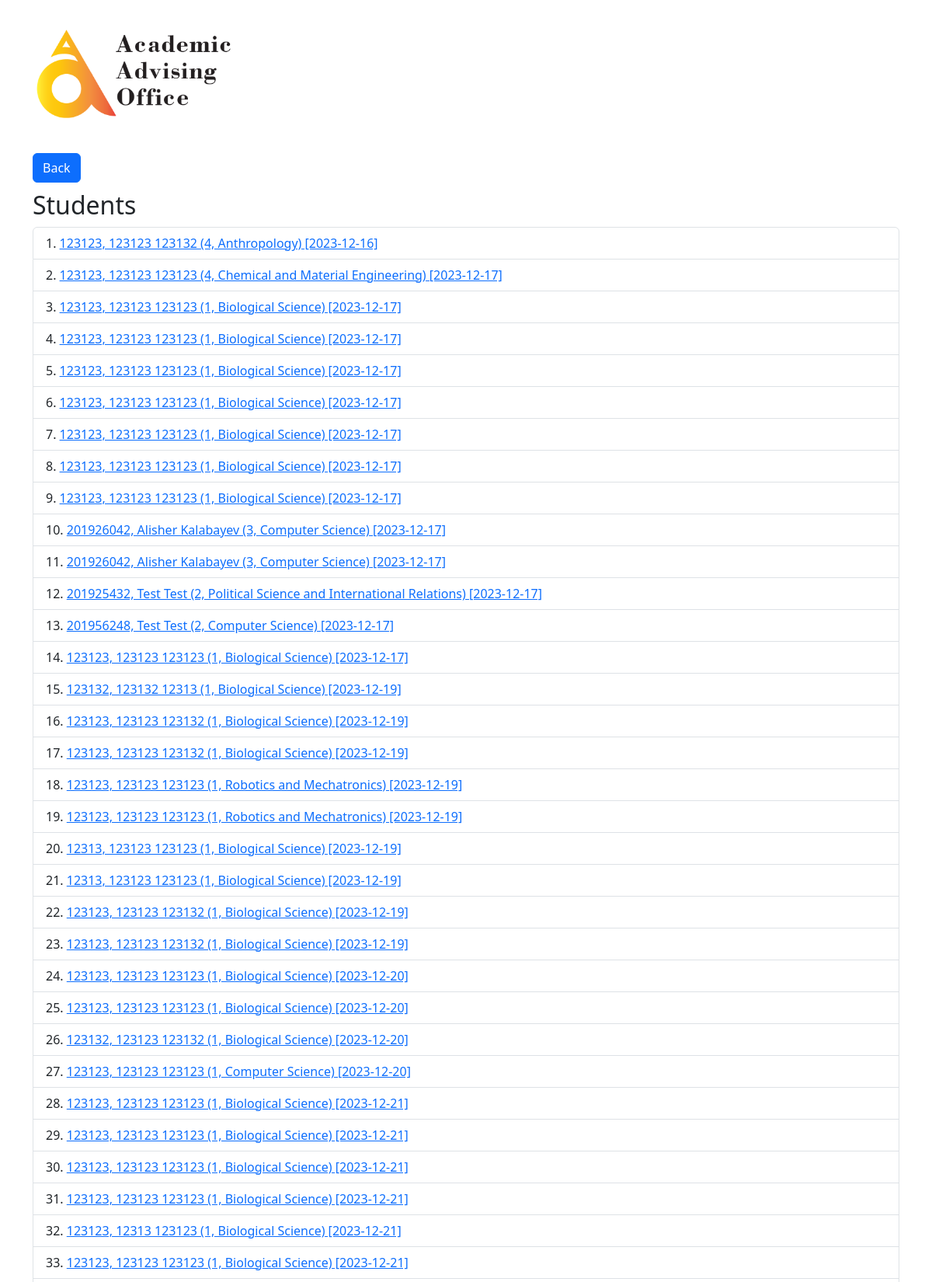
Screenshot of /student_list/ (signed in, upper part) with the database file from the repository.
### DegreeAudit/models.py (models this page shows)
class StudentInfo(models.Model):
    created_date = models.DateField(default=timezone.now)
    student_id = models.CharField(max_length=9, null=False)
    student_name = models.CharField(max_length=200, null=False)
    student_surname = models.CharField(max_length=200, null=False)
    student_study_year = models.IntegerField(null=False)
    adviser = models.ForeignKey(User, on_delete=models.CASCADE)
    major = models.ForeignKey(UGMajor, on_delete=models.CASCADE)
    def __str__(self):
        return (f"{self.student_id}, {self.student_name} {self.student_surname} "
                f"({self.student_study_year}, {self.major}) [{self.created_date}]")
    class Meta:
        db_table = "da_student_info"

class UGMajor(models.Model):
    name = models.CharField(max_length=500, null=False)
    def __str__(self):
        return self.name
    class Meta:
        db_table = "da_ug_major"

### DegreeAudit/views.py (the view)
# urls.py: path('student_list/', views.student_list, name="student_list"),
@login_required
def student_list(request):
    students = StudentInfo.objects.all()
    back = ('<br> '
            '<a href="/admin" class="btn btn-primary" style="margin-bottom: 10px">Back</a>')
    return render(request, "students_list.html", context={"students": students, "logo": logo, "back": back})

### templates/students_list.html (shortened to what this page needs)
{% extends 'base.html' %}
{% block head %}
    {% load bootstrap5 %}
    {% bootstrap_css %}
{% endblock %}
{% block body %}
	<div class="container">
        <a href="https://aao.nu.edu.kz/">
            {{ logo|safe }}
        </a>
        {{ back|safe }}
        <h2>Students</h2>
        <ol class="list-group list-group-numbered">
            {% for student in students %}
                <li class="list-group-item"><a href="student/{{ student.id }}">{{ student }}</a></li>
            {% endfor %}
        </ol>
    </div>
{% endblock %}

### rows the page displays
StudentInfo: student+student_name+student_surname "123123, 123123 123132 (4, Anthropology) [2023-12-16]"
StudentInfo: student+student_name+student_surname "123123, 123123 123123 (4, Chemical and Material Engineering) [2023-12-17]"
StudentInfo: student+student_name+student_surname "123123, 123123 123123 (1, Biological Science) [2023-12-17]"
StudentInfo: student+student_name+student_surname "123123, 123123 123123 (1, Biological Science) [2023-12-17]"
StudentInfo: student+student_name+student_surname "123123, 123123 123123 (1, Biological Science) [2023-12-17]"
StudentInfo: student+student_name+student_surname "123123, 123123 123123 (1, Biological Science) [2023-12-17]"
StudentInfo: student+student_name+student_surname "123123, 123123 123123 (1, Biological Science) [2023-12-17]"
StudentInfo: student+student_name+student_surname "123123, 123123 123123 (1, Biological Science) [2023-12-17]"
StudentInfo: student+student_name+student_surname "123123, 123123 123123 (1, Biological Science) [2023-12-17]"
StudentInfo: student+student_name+student_surname "201926042, Alisher Kalabayev (3, Computer Science) [2023-12-17]"
StudentInfo: student+student_name+student_surname "201926042, Alisher Kalabayev (3, Computer Science) [2023-12-17]"
StudentInfo: student+student_name+student_surname "201925432, Test Test (2, Political Science and International Relations) [2023-12-17]"
StudentInfo: student+student_name+student_surname "201956248, Test Test (2, Computer Science) [2023-12-17]"
StudentInfo: student+student_name+student_surname "123123, 123123 123123 (1, Biological Science) [2023-12-17]"
StudentInfo: student+student_name+student_surname "123132, 123132 12313 (1, Biological Science) [2023-12-19]"
StudentInfo: student+student_name+student_surname "123123, 123123 123132 (1, Biological Science) [2023-12-19]"
StudentInfo: student+student_name+student_surname "123123, 123123 123132 (1, Biological Science) [2023-12-19]"
StudentInfo: student+student_name+student_surname "123123, 123123 123123 (1, Robotics and Mechatronics) [2023-12-19]"
StudentInfo: student+student_name+student_surname "123123, 123123 123123 (1, Robotics and Mechatronics) [2023-12-19]"
StudentInfo: student+student_name+student_surname "12313, 123123 123123 (1, Biological Science) [2023-12-19]"
StudentInfo: student+student_name+student_surname "12313, 123123 123123 (1, Biological Science) [2023-12-19]"
StudentInfo: student+student_name+student_surname "123123, 123123 123132 (1, Biological Science) [2023-12-19]"
StudentInfo: student+student_name+student_surname "123123, 123123 123132 (1, Biological Science) [2023-12-19]"
StudentInfo: student+student_name+student_surname "123123, 123123 123123 (1, Biological Science) [2023-12-20]"
StudentInfo: student+student_name+student_surname "123123, 123123 123123 (1, Biological Science) [2023-12-20]"
StudentInfo: student+student_name+student_surname "123132, 123123 123132 (1, Biological Science) [2023-12-20]"
StudentInfo: student+student_name+student_surname "123123, 123123 123123 (1, Computer Science) [2023-12-20]"
StudentInfo: student+student_name+student_surname "123123, 123123 123123 (1, Biological Science) [2023-12-21]"
StudentInfo: student+student_name+student_surname "123123, 123123 123123 (1, Biological Science) [2023-12-21]"
StudentInfo: student+student_name+student_surname "123123, 123123 123123 (1, Biological Science) [2023-12-21]"
StudentInfo: student+student_name+student_surname "123123, 123123 123123 (1, Biological Science) [2023-12-21]"
StudentInfo: student+student_name+student_surname "123123, 12313 123123 (1, Biological Science) [2023-12-21]"
StudentInfo: student+student_name+student_surname "123123, 123123 123123 (1, Biological Science) [2023-12-21]"

### other values shown
{{ back|safe }} "Back"
